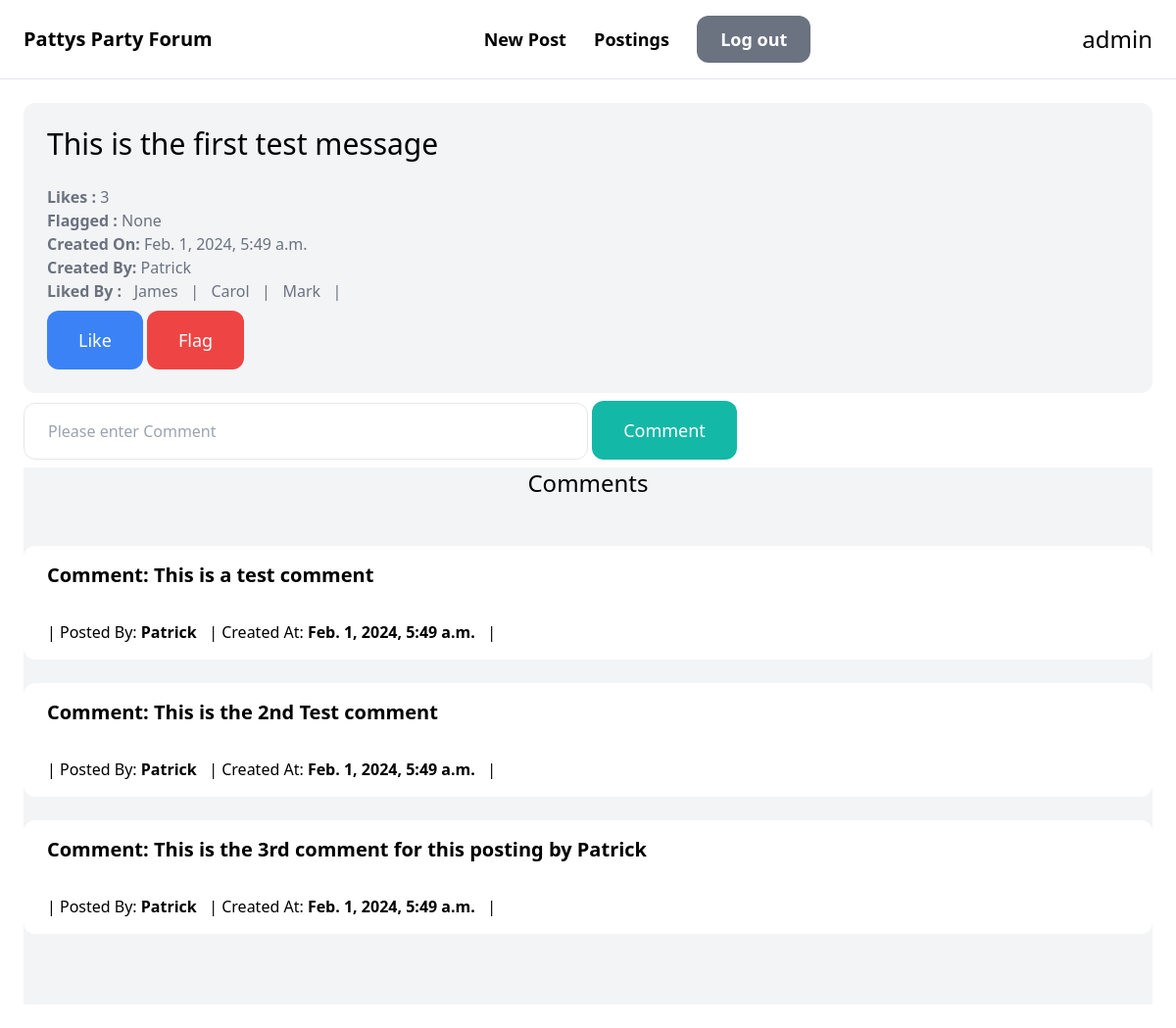
/posts/1/ (signed in), run on the app's committed database.
### post/models.py (models this page shows, shortened)
class Post(models.Model):
    message = models.CharField(max_length=255)
    flagged = models.BooleanField(blank=True, null=True)
    created_by = models.ForeignKey(User, related_name='user_posts', on_delete=models.CASCADE)
    created_at = models.DateTimeField(auto_now_add=True)
    class Meta:
        verbose_name_plural = 'Posts'
        permissions = (
            ("regular_users", "Can Post, comment and Like"),
            ("moderator_users", "Can tag posts as misleading"),
        )

### like/models.py (models this page shows, shortened)
class Like(models.Model):
    post = models.ForeignKey(Post, related_name='post_likes', on_delete=models.CASCADE)
    user = models.ForeignKey(User, related_name='user_likes', on_delete=models.CASCADE)
    created_at = models.DateTimeField(auto_now_add=True)
    class Meta:
        verbose_name_plural = 'Likes'

### comment/models.py (models this page shows, shortened)
class Comment(models.Model):
    comment = models.CharField(max_length=255)
    post = models.ForeignKey(Post, related_name='post_comments', on_delete=models.CASCADE)
    user = models.ForeignKey(User, related_name='user_comments', on_delete=models.CASCADE)
    created_at = models.DateTimeField(auto_now_add=True)
    class Meta:
        verbose_name_plural = 'Comments'

### post/views.py (the view)
# urls.py: path('<int:pk>/', views.detail, name='detail'),
@login_required
def detail(request, pk):
    post = Post.objects.filter(Q(pk=pk)).annotate(count_likes=Count('post_likes')).first()
    likes = Like.objects.filter(Q(post=post))
    comments = Comment.objects.filter(Q(post=post))
    return render(request, 'detail.html', {
        'post': post,
        'likes': likes,
        'comments': comments,
    })

### post/templates/detail.html (shortened to what this page needs)
{% extends 'base.html' %}
{% block content %}
    <div class="gap-6">
        <div class="col-span-2 p-6 bg-gray-100 rounded-xl">
            <h1 class="mb-6 text-3xl">{{ post.message }}</h1>
            <p class="text-gray-500"><strong>Likes :     </strong>{{ post.count_likes }}</p>
            <p class="text-gray-500"><strong>Flagged :   </strong>{{ post.flagged }}</p>
            <p class="text-gray-500"><strong>Created On: </strong>{{ post.created_at }}</p>
            <p class="text-gray-500"><strong>Created By: </strong>{{ post.created_by.username }}</p>
            <p class="text-gray-500"><strong>Liked By :     </strong>
                {%  for like in likes %}
                 &nbsp   {{ like.user }} &nbsp  |
                {% endfor %}
            </p>
            <a href="{% url 'post:like' post.id %}" class="mt-2 py-4 px-8 inline-block bg-blue-500 text-lg rounded-xl text-white">Like</a>
            {%  if 'post.moderator_users' in perms %}
                <a href="{% url 'post:flag' post.id %}" class="mt-2 py-4 px-8 inline-block bg-red-500 text-lg rounded-xl text-white">Flag</a>
            {% endif %}
        </div>
    </div>
    <div class="col-span-1">
        <form method="get" action="{% url 'post:comment' post.pk %}">
            <input name="comment" class="w-1/2 py-4 px-6 border rounded-xl" type="text" value="{{ query }}" placeholder="Please enter Comment">
            <button class="text-center mt-2 mb-2 py-4 px-8 text-lg bg-teal-500 text-white rounded-xl">Comment</button>
        </form>
    </div>
    <div class="pb-6  bg-gray-100">
        <h3 class="mb-12 text-2xl text-center">Comments</h3>
        <div class="col-span-3">
            <div class=" pb-6 bg-gray-100">
                {% for comment in comments %}
                    <div class=" pb-6 bg-gray-100">
                        <div class=" text-xl font-semibold py-4 px-6 bg-white rounded-t-xl">
                            Comment: {{ comment.comment }}
                        </div>
                        <div class="py-4 px-6 p-6 bg-white rounded-b-xl">
                            | Posted By: <b> {{ post.created_by }} </b> &nbsp
                            | Created At: <b> {{ post.created_at }} </b> &nbsp |
                        </div>
                    </div>
                {% endfor %}
            </div>
        </div>
    </div>
{% endblock %}

### templates/base.html (shortened to what this page needs)
<!doctype html>
<html>
    <head>
        <script src="https://cdn.tailwindcss.com"></script>
    </head>
    <body>
        <nav class="py-6 px-6 flex justify-between items-center border-b border-gray-200">
            <a href="/" class="text-xl font-semibold">Pattys Party Forum</a>
            <div class="space-x-6">
                {%  if request.user.is_authenticated  %}
                    <a href="{% url 'post:new' %}" class="text-lg font-semibold hover:text-gray-500">New Post</a>
                    <a href="{% url 'post:posts' %}" class="text-lg font-semibold hover:text-gray-500">Postings</a>
                    <a href="{% url 'logout' %}" class="px-6 py-3 text-lg font-semibold bg-gray-500 text-white rounded-xl hover:bg-gray-700">Log out</a>
                {%  else %}
                    <a href="{% url 'signup' %}" class="px-6 py-3 text-lg font-semibold bg-teal-500 text-white rounded-xl hover:bg-teal-700">Sign up</a>
                    <a href="{% url 'login' %}" class="px-6 py-3 text-lg font-semibold bg-gray-500 text-white rounded-xl hover:bg-gray-700">Log in</a>
                {% endif %}
            </div>
        <div>
            <h3 class="text-align: center text-2xl text-center">
                {%  if request.user.is_authenticated %}
                    {{ request.user.username }}
                {% else %}
                    Anonymous
                {%  endif %}
            </h3>
        </div>
        </nav>
        <div class="px-6 py-6">
            {% block content %}
            {% endblock %}
        </div>
    </body>
</html>

### data on the page
Post: message "This is the first test message", count_likes "3", flagged "None", created_at "Feb. 1, 2024, 5:49 a.m.", created_by.username "Patrick", created_by "Patrick"
Like: user "James"
Like: user "Carol"
Like: user "Mark"
Comment: comment "This is a test comment"
Comment: comment "This is the 2nd Test comment"
Comment: comment "This is the 3rd comment for this posting by Patrick"

### other printed values
{{ request.user.username }} "admin"
